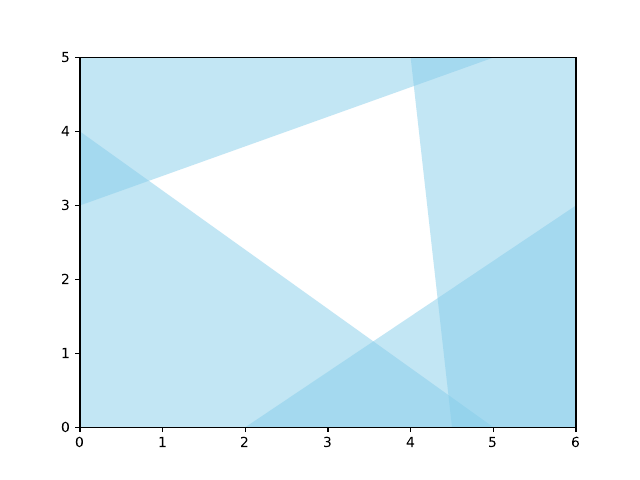

Here is the Python script that generated this plot:
import matplotlib.pyplot as plt

alpha = 0.5
colour = "skyblue"

# Bottom left
x_values = [0, 5, 0]
y_values = [0, 0, 4]
plt.fill(x_values, y_values, colour, alpha=alpha)

# Bottom right
x_values = [6, 2, 6]
y_values = [0, 0, 3]
plt.fill(x_values, y_values, colour, alpha=alpha)

# Top left
x_values = [0, 0, 5]
y_values = [5, 3, 5]
plt.fill(x_values, y_values, colour, alpha=alpha)

# Top right
x_values = [6, 4, 4.5, 6]
y_values = [5, 5, 0, 0]
plt.fill(x_values, y_values, colour, alpha=alpha)

plt.xlim(0, 6)
plt.ylim(0, 5)

plt.savefig("Polyhedron.pdf", format="pdf")
